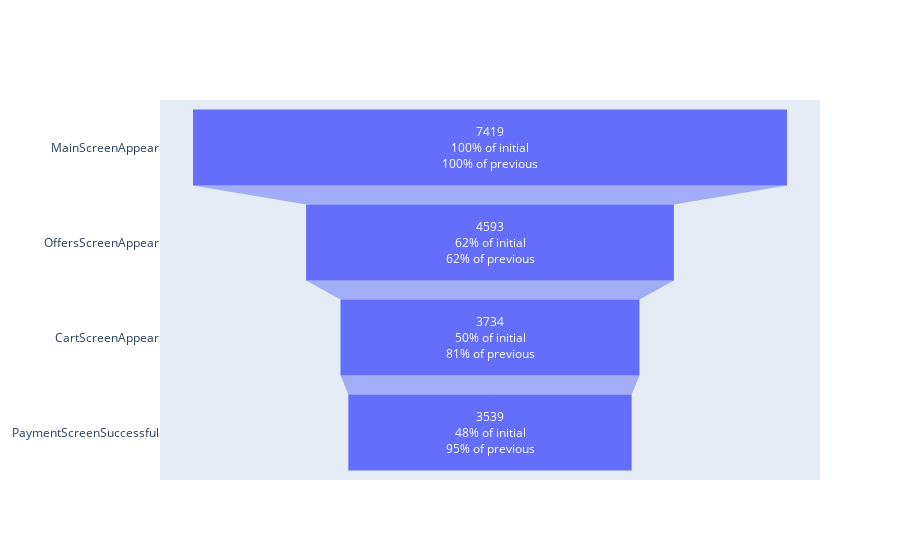

Source (notebook cell):
### Code cell
import plotly.express as px
from plotly import graph_objects as go

i = i.reset_index()
fig = go.Figure(go.Funnel(x = i['user'], y = i['event'], textinfo = "value+percent initial+percent previous"))
fig.show();

### Figure 1 — Plotly figure (JSON) as saved in the notebook; plotly's stock layout.template omitted (floating-point values rounded to 4 significant figures)
{"data": [{"textinfo": "value+percent initial+percent previous", "type": "funnel", "x": [7419, 4593, 3734, 3539], "y": ["MainScreenAppear", "OffersScreenAppear", "CartScreenAppear", "PaymentScreenSuccessful"]}], "layout": {}}
